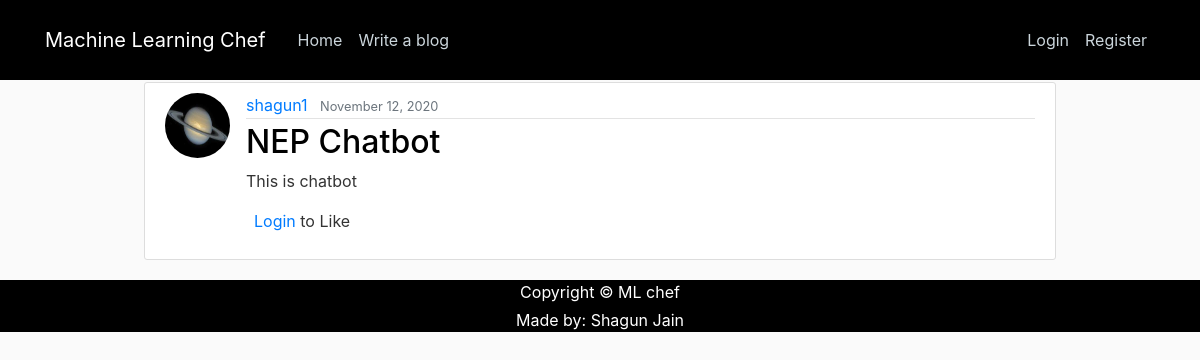
Screenshot of /post/3/ with the database file from the repository.
### myblog/models.py (models this page shows, shortened)
class Post(models.Model):
    title = models.CharField(max_length=100)
    content = models.TextField()
    date_posted = models.DateTimeField(default=timezone.now)
    author = models.ForeignKey(User, on_delete=models.CASCADE)
    likes = models.ManyToManyField(User,related_name='post_like')
    def total_like(self):
        return self.likes.count()

### myusers/models.py (models this page shows, shortened)
class Profile(models.Model):
	user = models.OneToOneField(User, on_delete=models.CASCADE)
	image = models.ImageField(default='mine.jpg', upload_to='profile_pics')

### myblog/views.py (the view)
# urls.py: path('post/<int:pk>/', Post_DetailView.as_view(), name='post-detail'),
class Post_DetailView(DetailView):
	model = Post
	def get_context_data(self, *args, **kwargs):
		context = super().get_context_data(**kwargs)
		current_post = get_object_or_404(Post, id=self.kwargs['pk'])
		liked = False
		if current_post.likes.filter(id=self.request.user.id).exists():
			liked=True
		total_like = current_post.total_like()
		context["total_like"] = total_like
		context["liked"] = liked
		return context

### myblog/templates/myblog/post_detail.html (shortened to what this page needs)
{% extends "myblog/base.html" %}
{% block content %}
  <article class="media content-section">
    <img class="rounded-circle article-img" src="{{ object.author.profile.image.url }}">
    <div class="media-body">
      <div class="article-metadata">
        <a class="mr-2" href="{% url 'blog-user_post' object.author.username %}">{{ object.author }}</a>
        <small class="text-muted">{{ object.date_posted|date:"F d, Y" }}</small>
      </div>
      <h2 class="article-title">{{ object.title }}</h2>
      <p class="article-content">{{ object.content|safe }}</p>
  {% if user.is_authenticated %}
    <form action="{% url 'like_post' post.pk %}" method="POST">
      {% csrf_token %}
        {% if liked %}
          <button type="submit", name="post_id", value="{{ post.id }}", class="btn"><i class="fa fa-heart"></i></button> <span>  {{ total_like }} Likes</span>
        {% else %}
          <button type="submit", name="post_id", value="{{ post.id }}", class="btn"><i class="fa">&#xf08a;</i></button> <span>  {{ total_like }} Likes</span>
        {% endif %}
      </form>
      {% else %}
    <p><a class="ml-2" href="{% url 'login' %}">Login</a> to Like</p>
    {% endif %}
    </div>
  </article>
{% endblock content %}

### myblog/static/myblog/main.css (style rules this page uses)
:root { --text-gray: #3f4954; --text-light : #686666da; --bg-color: #0f0f0f; --white: #ffffff; --midnight: #104f55; --sky: linear-gradient(120deg, #a1c4fd 0%, #c2e9fb 100%); --Abel: 'Abel', cursive; --Anton: 'Anton', cursive; --Josefin : 'Josefin', cursive; --Lexend: 'Lexend', cursive; --Livvic : 'Livvic', cursive; }
body { background: #fafafa; color: #333333; }
h1, h2, h3, h4, h5, h6 { color: #444444; }
.content-section { background: #ffffff; padding: 10px 20px; border: 1px solid #dddddd; border-radius: 3px; margin-bottom: 20px; }
.article-title { color: #000000; }
.article-content { white-space: pre-line; }
.article-img { height: 65px; width: 65px; margin-right: 16px; }
.article-metadata { padding-bottom: 1px; margin-bottom: 4px; border-bottom: 1px solid #e3e3e3 }

### rows the page displays
Post: author.profile.image (picture), author "shagun1", date_posted "November 12, 2020", title "NEP Chatbot", content "This is chatbot"
